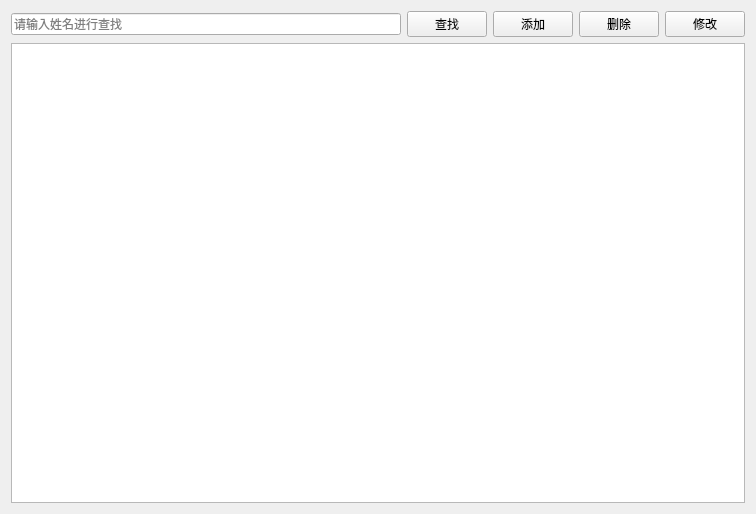
<?xml version="1.0" encoding="UTF-8"?>
<ui version="4.0">
 <class>PatientView</class>
 <widget class="QWidget" name="PatientView">
  <property name="geometry">
   <rect>
    <x>0</x>
    <y>0</y>
    <width>756</width>
    <height>514</height>
   </rect>
  </property>
  <property name="windowTitle">
   <string>患者管理</string>
  </property>
  <layout class="QVBoxLayout" name="verticalLayout">
   <item>
    <layout class="QHBoxLayout" name="horizontalLayout">
     <item>
      <widget class="QLineEdit" name="txtSearch">
       <property name="placeholderText">
        <string>请输入姓名进行查找</string>
       </property>
      </widget>
     </item>
     <item>
      <widget class="QPushButton" name="btSearch">
       <property name="text">
        <string>查找</string>
       </property>
      </widget>
     </item>
     <item>
      <widget class="QPushButton" name="btAdd">
       <property name="text">
        <string>添加</string>
       </property>
      </widget>
     </item>
     <item>
      <widget class="QPushButton" name="btDelete">
       <property name="text">
        <string>删除</string>
       </property>
      </widget>
     </item>
     <item>
      <widget class="QPushButton" name="btEdit">
       <property name="text">
        <string>修改</string>
       </property>
      </widget>
     </item>
    </layout>
   </item>
   <item>
    <widget class="QTableView" name="tableView"/>
   </item>
  </layout>
 </widget>
 <resources/>
 <connections/>
</ui>
